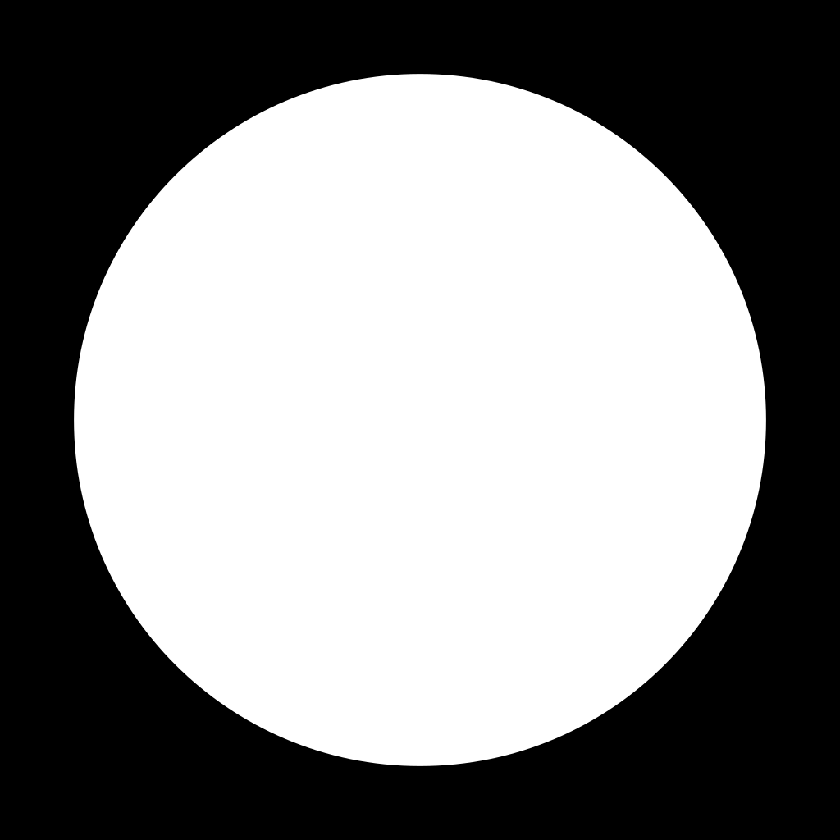
//> input picture res.png, 840 x 840 px, shrunk from 1024 x 1024 before the run
$ ./Main   (built with g++ and OpenCV 4)
//> lines starting //> are read from the running program, lines starting //| are printed output that depends on the picture; after the words box and inside, x2 and y2 are one past the last pixel; in counts of white or black regions, pixels touching at a corner belong together
//> further down, image is the input picture: 840 rows x 840 cols, CV_8UC3; min 0, max 255, mean 136
#include <opencv2/opencv.hpp>
#include <iostream>

cv::Mat preprocessImage(const cv::Mat &image)
{
    cv::Mat gray;
    cv::cvtColor(image, gray, cv::COLOR_BGR2GRAY);

    cv::Mat blurred;
    cv::GaussianBlur(gray, blurred, cv::Size(5, 5), 0);

    // cv::Mat binary;
    // cv::threshold(blurred, binary, 100, 255, cv::THRESH_BINARY);

    cv::Mat edges;
    cv::Canny(blurred, edges, 50, 150);
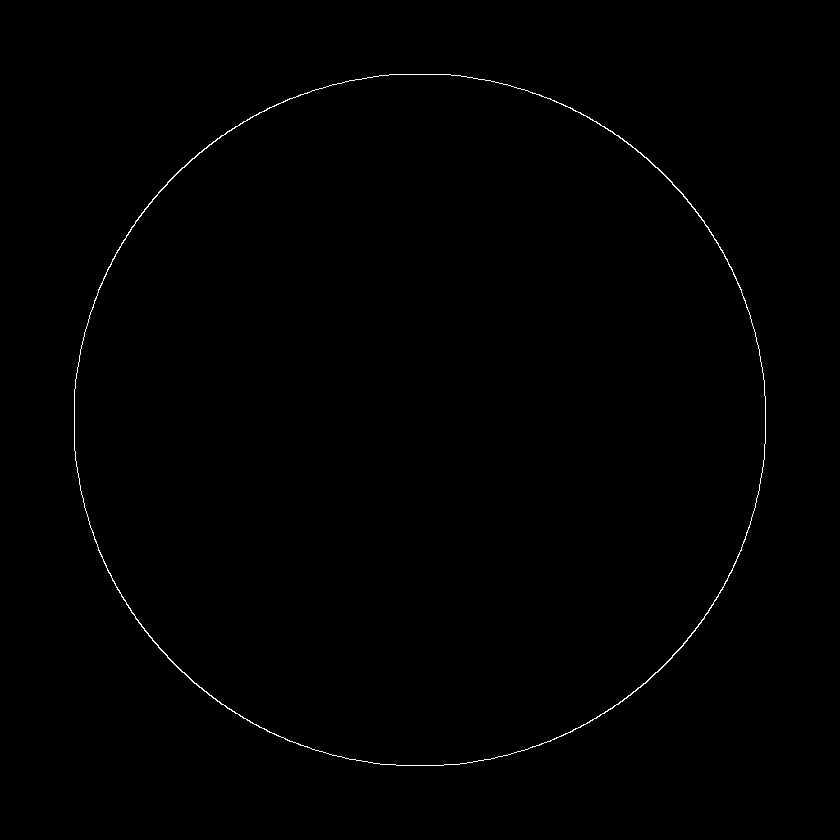
//> edges: 840 rows x 840 cols, CV_8UC1; 0.36% white in thin lines or dots, all inside (x1, y1, x2, y2) = (74, 74, 766, 766)

    return edges;
}

cv::Mat detectColor(const cv::Mat &input, const cv::Scalar lower, const cv::Scalar upper)
{
    cv::Mat hsv, mask;
    cv::cvtColor(input, hsv, cv::COLOR_BGR2HSV);
    cv::inRange(hsv, lower, upper, mask);
    return mask;
}

void detectShapes(const cv::Mat &edges, cv::Mat &output)
{
    std::vector<std::vector<cv::Point>> contours;
    cv::findContours(edges, contours, cv::RETR_TREE, cv::CHAIN_APPROX_SIMPLE);
//> contours = 2 contours; box (x1, y1, x2, y2) and area: (74, 74, 766, 766) 376577, (74, 74, 766, 766) 376000

    for (const auto &contour : contours)
    {
        double area = cv::contourArea(contour);
        if (area > 100)
        {
            std::vector<cv::Point> approx;
            cv::approxPolyDP(contour, approx, 0.02 * cv::arcLength(contour, true), true);

            double perimeter = cv::arcLength(contour, true);
            double circularity = 4 * M_PI * area / (perimeter * perimeter);

            std::string shape;
            if (approx.size() == 3)
                shape = "Triangle";
            else if (approx.size() == 4)
            {

                cv::Rect boundingBox = cv::boundingRect(contour);
                double aspectRatio = (double)boundingBox.width / boundingBox.height;
                if (aspectRatio > 0.95 && aspectRatio < 1.05)
                    shape = "Square";
                else
                    shape = "Rectangle";
            }
            else if (circularity > 0.9)
                shape = "Circle";
            else if (approx.size() == 5)
                shape = "Pentagon";
            else if (approx.size() == 6)
                shape = "Hexagon";
            else if (approx.size() > 6)
                shape = "Polygon (" + std::to_string(approx.size()) + " sides)";
            else
                shape = "Unknown";

            cv::drawContours(output, std::vector<std::vector<cv::Point>>{approx}, -1, cv::Scalar(0, 255, 0), 2);
            cv::putText(output, shape, approx[0], cv::FONT_HERSHEY_SIMPLEX, 0.5, cv::Scalar(255, 0, 0), 2);
        }
    }
//> this loop made 2 passes
//> (area, perimeter, circularity) on passes 1 to 2: (376577, 2293, 0.9), (376000, 2290.7, 0.9)
//> pass 1, in detectShapes, `cv::putText(output, shape, approx[0], cv::FONT_HERSHEY_SIMPLEX, 0.5, c..`:
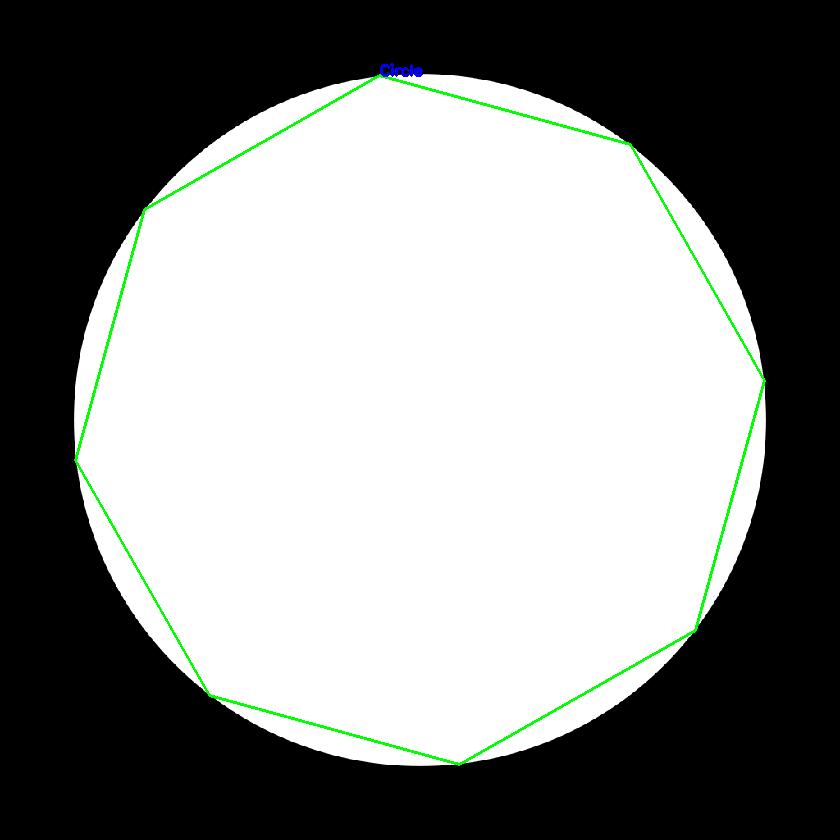
//> output: 840 rows x 840 cols, CV_8UC3; 0.85% of pixels changed, all inside (x1, y1, x2, y2) = (74, 63, 766, 766)
//> pass 2, in detectShapes, `cv::putText(output, shape, approx[0], cv::FONT_HERSHEY_SIMPLEX, 0.5, c..`:
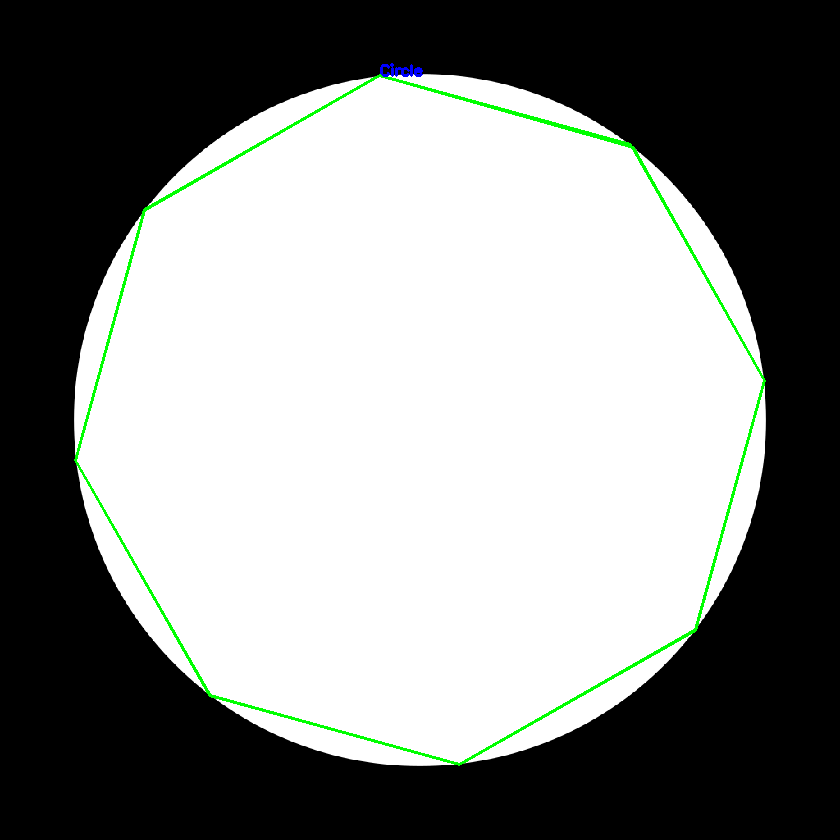
//> output: 840 rows x 840 cols, CV_8UC3; 0.12% of pixels changed, all inside (x1, y1, x2, y2) = (85, 79, 759, 760)
}

void detectShapesInColor(const cv::Mat &input, const cv::Scalar &lower, const cv::Scalar &upper, cv::Mat &output)
{
    cv::Mat mask = detectColor(input, lower, upper);
    cv::Mat edges;
    cv::bitwise_and(preprocessImage(input), mask, edges);
    detectShapes(edges, output);
}

int main()
{

    std::string imagePath = "../res.png";
    cv::Mat image = cv::imread(imagePath);

    // cv::Mat annotated = image.clone();
    //  detectShapesInColor(image, cv::Scalar(35, 50, 50), cv::Scalar(85, 255, 255), annotated); // Green region
    // cv::imshow("Shapes in Green", annotated);

    cv::Mat edges = preprocessImage(image);
    cv::Mat annotated = image.clone();
    detectShapes(edges, annotated);
    cv::imshow("Shapes", annotated);

    // [5 lines of commented-out code are left out]
    cv::waitKey(0);
    return 0;
}
